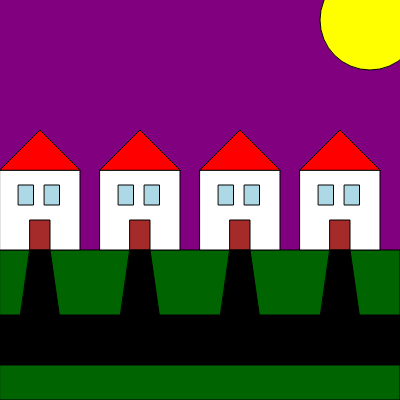
Frame 1 (no input)
Frame 60 (no input): identical to frame 1, image omitted
Frame 120 (the mouse pressed at the canvas centre since frame 60): identical to frame 1, image omitted

The p5.js sketch that drew this single still picture (run headless with seeded random() and noise() and a simulated clock; from frame 60 on, the mouse is pressed at the canvas centre):

// p5.js sketch
// ── sketch.js
function setup() {
  createCanvas(400, 400);
}

function drawHouse(x, y) {
  // Disegno il corpo della casa
  fill("white");
  rect(x, y, 80, 80);

  // Disegno il tetto della casa
  fill("red");
  triangle(x, y, x + 40, y - 40, x + 80, y);

  // Disegno le porte
  fill("brown");
  rect(x + 30, y + 50, 20, 30);

  // Disegno la finestra di sinistra
  fill("lightblue");
  rect(x + 18.5, y + 15, 15, 20);
  rect(x + 44.5, y + 15, 15, 20);
}

function drawStreet(x, y) {
  quad(x + 30, y, 
    x+50, y, 
    x+60, y+70, 
    x+20, y+70);
}

function draw() {
  background("purple");

  // Disegno la luna
  fill("yellow");
  circle(370, 20, 100);

  // Disegno il prato
  fill("darkgreen");
  rect(0, 250, 400, 150);

  // Disegno le case
  for(let i = 0; i < 4; i++) {
    drawHouse(i * 100, 170);
  }

  // Disegno una strada
  fill("black");
  rect(0, 315, 400, 50);

  // Disegno tutte le strade verso le casette
  for(let i = 0; i < 4; i++) {
    drawStreet(i * 100, 250);
  }
}
